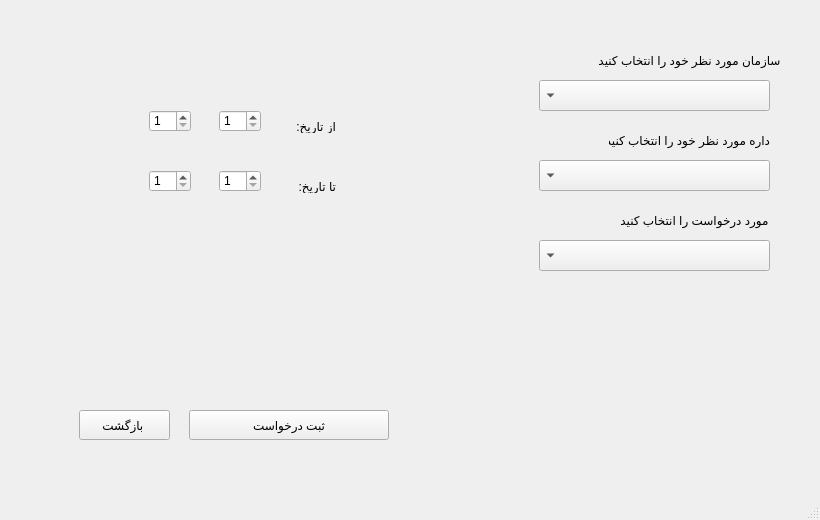
<?xml version="1.0" encoding="UTF-8"?>
<ui version="4.0">
 <class>commit_request</class>
 <widget class="QMainWindow" name="commit_request">
  <property name="geometry">
   <rect>
    <x>0</x>
    <y>0</y>
    <width>820</width>
    <height>520</height>
   </rect>
  </property>
  <property name="minimumSize">
   <size>
    <width>820</width>
    <height>520</height>
   </size>
  </property>
  <property name="maximumSize">
   <size>
    <width>820</width>
    <height>520</height>
   </size>
  </property>
  <property name="windowTitle">
   <string>MainWindow</string>
  </property>
  <property name="styleSheet">
   <string notr="true">background-image: url(../Images/panel.png);</string>
  </property>
  <widget class="QWidget" name="centralwidget">
   <widget class="QStackedWidget" name="stackedWidget_2">
    <property name="geometry">
     <rect>
      <x>29</x>
      <y>10</y>
      <width>751</width>
      <height>451</height>
     </rect>
    </property>
    <property name="autoFillBackground">
     <bool>false</bool>
    </property>
    <property name="styleSheet">
     <string notr="true">background-image: url(../Images/background.png);</string>
    </property>
    <property name="currentIndex">
     <number>1</number>
    </property>
    <widget class="QWidget" name="page_7"/>
    <widget class="QWidget" name="page_8">
     <widget class="QLabel" name="label_2">
      <property name="geometry">
       <rect>
        <x>580</x>
        <y>120</y>
        <width>161</width>
        <height>20</height>
       </rect>
      </property>
      <property name="text">
       <string>اداره مورد نظر خود را انتخاب کنید</string>
      </property>
      <property name="alignment">
       <set>Qt::AlignCenter</set>
      </property>
     </widget>
     <widget class="QLabel" name="label_3">
      <property name="geometry">
       <rect>
        <x>590</x>
        <y>200</y>
        <width>151</width>
        <height>20</height>
       </rect>
      </property>
      <property name="text">
       <string>مورد درخواست را انتخاب کنید</string>
      </property>
      <property name="alignment">
       <set>Qt::AlignCenter</set>
      </property>
     </widget>
     <widget class="QLabel" name="label">
      <property name="geometry">
       <rect>
        <x>560</x>
        <y>40</y>
        <width>201</width>
        <height>20</height>
       </rect>
      </property>
      <property name="text">
       <string>سازمان مورد نظر خود را انتخاب کنید</string>
      </property>
      <property name="alignment">
       <set>Qt::AlignCenter</set>
      </property>
     </widget>
     <widget class="QComboBox" name="cmb_unit">
      <property name="geometry">
       <rect>
        <x>510</x>
        <y>230</y>
        <width>231</width>
        <height>31</height>
       </rect>
      </property>
      <property name="layoutDirection">
       <enum>Qt::RightToLeft</enum>
      </property>
     </widget>
     <widget class="QComboBox" name="cmb_organ">
      <property name="geometry">
       <rect>
        <x>510</x>
        <y>70</y>
        <width>231</width>
        <height>31</height>
       </rect>
      </property>
      <property name="maximumSize">
       <size>
        <width>16777211</width>
        <height>16777215</height>
       </size>
      </property>
      <property name="font">
       <font>
        <family>MS Shell Dlg 2</family>
        <pointsize>10</pointsize>
        <weight>50</weight>
        <bold>false</bold>
        <strikeout>false</strikeout>
        <stylestrategy>PreferAntialias</stylestrategy>
        <kerning>true</kerning>
       </font>
      </property>
      <property name="cursor">
       <cursorShape>WaitCursor</cursorShape>
      </property>
      <property name="mouseTracking">
       <bool>true</bool>
      </property>
      <property name="tabletTracking">
       <bool>false</bool>
      </property>
      <property name="contextMenuPolicy">
       <enum>Qt::CustomContextMenu</enum>
      </property>
      <property name="toolTip">
       <string extracomment="Organ"/>
      </property>
      <property name="layoutDirection">
       <enum>Qt::RightToLeft</enum>
      </property>
      <property name="styleSheet">
       <string notr="true">backfround-image:None;
</string>
      </property>
      <property name="locale">
       <locale language="Persian" country="Iran"/>
      </property>
      <property name="maxCount">
       <number>200</number>
      </property>
      <property name="insertPolicy">
       <enum>QComboBox::InsertAtBottom</enum>
      </property>
      <property name="frame">
       <bool>true</bool>
      </property>
     </widget>
     <widget class="QStackedWidget" name="stackedWidget">
      <property name="geometry">
       <rect>
        <x>60</x>
        <y>70</y>
        <width>321</width>
        <height>211</height>
       </rect>
      </property>
      <property name="currentIndex">
       <number>1</number>
      </property>
      <widget class="QWidget" name="page_9"/>
      <widget class="QWidget" name="page_10">
       <widget class="QLabel" name="label_15">
        <property name="geometry">
         <rect>
          <x>200</x>
          <y>40</y>
          <width>47</width>
          <height>13</height>
         </rect>
        </property>
        <property name="text">
         <string>از تاریخ:</string>
        </property>
       </widget>
       <widget class="QLabel" name="label_16">
        <property name="geometry">
         <rect>
          <x>200</x>
          <y>100</y>
          <width>47</width>
          <height>13</height>
         </rect>
        </property>
        <property name="text">
         <string>تا تاریخ:</string>
        </property>
       </widget>
       <widget class="QSpinBox" name="spinBox_month_from_2">
        <property name="geometry">
         <rect>
          <x>60</x>
          <y>30</y>
          <width>42</width>
          <height>22</height>
         </rect>
        </property>
        <property name="minimum">
         <number>1</number>
        </property>
        <property name="maximum">
         <number>12</number>
        </property>
       </widget>
       <widget class="QSpinBox" name="spin_day_from_2">
        <property name="geometry">
         <rect>
          <x>130</x>
          <y>30</y>
          <width>42</width>
          <height>22</height>
         </rect>
        </property>
        <property name="minimum">
         <number>1</number>
        </property>
        <property name="maximum">
         <number>31</number>
        </property>
       </widget>
       <widget class="QSpinBox" name="spinBox_day_to_2">
        <property name="geometry">
         <rect>
          <x>130</x>
          <y>90</y>
          <width>42</width>
          <height>22</height>
         </rect>
        </property>
        <property name="minimum">
         <number>1</number>
        </property>
        <property name="maximum">
         <number>31</number>
        </property>
       </widget>
       <widget class="QSpinBox" name="spinBox_month_to_2">
        <property name="geometry">
         <rect>
          <x>60</x>
          <y>90</y>
          <width>42</width>
          <height>22</height>
         </rect>
        </property>
        <property name="minimum">
         <number>1</number>
        </property>
        <property name="maximum">
         <number>12</number>
        </property>
       </widget>
      </widget>
      <widget class="QWidget" name="page_11">
       <widget class="QDateEdit" name="dateEdit_5">
        <property name="geometry">
         <rect>
          <x>39</x>
          <y>30</y>
          <width>131</width>
          <height>22</height>
         </rect>
        </property>
       </widget>
       <widget class="QTimeEdit" name="timeEdit_3">
        <property name="geometry">
         <rect>
          <x>40</x>
          <y>80</y>
          <width>131</width>
          <height>22</height>
         </rect>
        </property>
       </widget>
       <widget class="QTimeEdit" name="timeEdit_4">
        <property name="geometry">
         <rect>
          <x>40</x>
          <y>110</y>
          <width>131</width>
          <height>22</height>
         </rect>
        </property>
       </widget>
       <widget class="QLabel" name="label_17">
        <property name="geometry">
         <rect>
          <x>190</x>
          <y>110</y>
          <width>47</width>
          <height>21</height>
         </rect>
        </property>
        <property name="text">
         <string>تا ساعت:</string>
        </property>
       </widget>
       <widget class="QLabel" name="label_18">
        <property name="geometry">
         <rect>
          <x>190</x>
          <y>30</y>
          <width>47</width>
          <height>21</height>
         </rect>
        </property>
        <property name="text">
         <string>در تاریخ:</string>
        </property>
       </widget>
       <widget class="QLabel" name="label_19">
        <property name="geometry">
         <rect>
          <x>190</x>
          <y>80</y>
          <width>47</width>
          <height>21</height>
         </rect>
        </property>
        <property name="text">
         <string>از ساعت:</string>
        </property>
       </widget>
      </widget>
      <widget class="QWidget" name="page_12">
       <widget class="QDateEdit" name="dateEdit_6">
        <property name="geometry">
         <rect>
          <x>50</x>
          <y>30</y>
          <width>110</width>
          <height>22</height>
         </rect>
        </property>
       </widget>
       <widget class="QLabel" name="label_20">
        <property name="geometry">
         <rect>
          <x>180</x>
          <y>30</y>
          <width>47</width>
          <height>21</height>
         </rect>
        </property>
        <property name="text">
         <string>در تاریخ :</string>
        </property>
       </widget>
       <widget class="QRadioButton" name="s1_2">
        <property name="geometry">
         <rect>
          <x>150</x>
          <y>70</y>
          <width>16</width>
          <height>17</height>
         </rect>
        </property>
        <property name="text">
         <string/>
        </property>
       </widget>
       <widget class="QRadioButton" name="radioButton_3">
        <property name="geometry">
         <rect>
          <x>150</x>
          <y>90</y>
          <width>16</width>
          <height>17</height>
         </rect>
        </property>
        <property name="text">
         <string/>
        </property>
       </widget>
       <widget class="QRadioButton" name="s3_2">
        <property name="geometry">
         <rect>
          <x>150</x>
          <y>110</y>
          <width>16</width>
          <height>17</height>
         </rect>
        </property>
        <property name="text">
         <string/>
        </property>
       </widget>
       <widget class="QRadioButton" name="s4_2">
        <property name="geometry">
         <rect>
          <x>150</x>
          <y>130</y>
          <width>16</width>
          <height>17</height>
         </rect>
        </property>
        <property name="text">
         <string/>
        </property>
       </widget>
       <widget class="QLabel" name="label_21">
        <property name="geometry">
         <rect>
          <x>150</x>
          <y>92</y>
          <width>81</width>
          <height>21</height>
         </rect>
        </property>
        <property name="text">
         <string>سانس:</string>
        </property>
       </widget>
       <widget class="QLabel" name="label_22">
        <property name="geometry">
         <rect>
          <x>90</x>
          <y>70</y>
          <width>41</width>
          <height>16</height>
         </rect>
        </property>
        <property name="text">
         <string>8:30 -10</string>
        </property>
       </widget>
       <widget class="QLabel" name="label_23">
        <property name="geometry">
         <rect>
          <x>90</x>
          <y>90</y>
          <width>47</width>
          <height>16</height>
         </rect>
        </property>
        <property name="text">
         <string>10:30-12</string>
        </property>
       </widget>
       <widget class="QLabel" name="label_24">
        <property name="geometry">
         <rect>
          <x>90</x>
          <y>110</y>
          <width>47</width>
          <height>16</height>
         </rect>
        </property>
        <property name="text">
         <string>13:30-15</string>
        </property>
       </widget>
       <widget class="QLabel" name="label_25">
        <property name="geometry">
         <rect>
          <x>90</x>
          <y>130</y>
          <width>47</width>
          <height>16</height>
         </rect>
        </property>
        <property name="text">
         <string>15:30-17</string>
        </property>
       </widget>
      </widget>
     </widget>
     <widget class="QPushButton" name="send_req">
      <property name="geometry">
       <rect>
        <x>160</x>
        <y>400</y>
        <width>200</width>
        <height>30</height>
       </rect>
      </property>
      <property name="minimumSize">
       <size>
        <width>200</width>
        <height>30</height>
       </size>
      </property>
      <property name="maximumSize">
       <size>
        <width>100</width>
        <height>30</height>
       </size>
      </property>
      <property name="text">
       <string>ثبت درخواست</string>
      </property>
     </widget>
     <widget class="QComboBox" name="cmb_office">
      <property name="geometry">
       <rect>
        <x>510</x>
        <y>150</y>
        <width>231</width>
        <height>31</height>
       </rect>
      </property>
      <property name="layoutDirection">
       <enum>Qt::RightToLeft</enum>
      </property>
     </widget>
     <widget class="QPushButton" name="pushButton">
      <property name="geometry">
       <rect>
        <x>50</x>
        <y>400</y>
        <width>91</width>
        <height>30</height>
       </rect>
      </property>
      <property name="minimumSize">
       <size>
        <width>0</width>
        <height>30</height>
       </size>
      </property>
      <property name="maximumSize">
       <size>
        <width>16777215</width>
        <height>30</height>
       </size>
      </property>
      <property name="text">
       <string>بازگشت </string>
      </property>
     </widget>
    </widget>
   </widget>
  </widget>
  <widget class="QMenuBar" name="menubar">
   <property name="geometry">
    <rect>
     <x>0</x>
     <y>0</y>
     <width>820</width>
     <height>26</height>
    </rect>
   </property>
  </widget>
  <widget class="QStatusBar" name="statusbar"/>
 </widget>
 <resources/>
 <connections/>
</ui>
